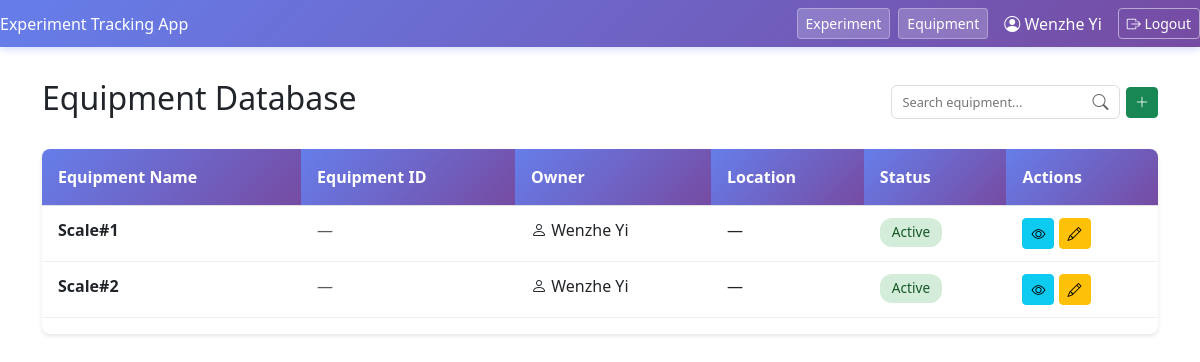
Before: /equipment/ (signed in) with the older database file.
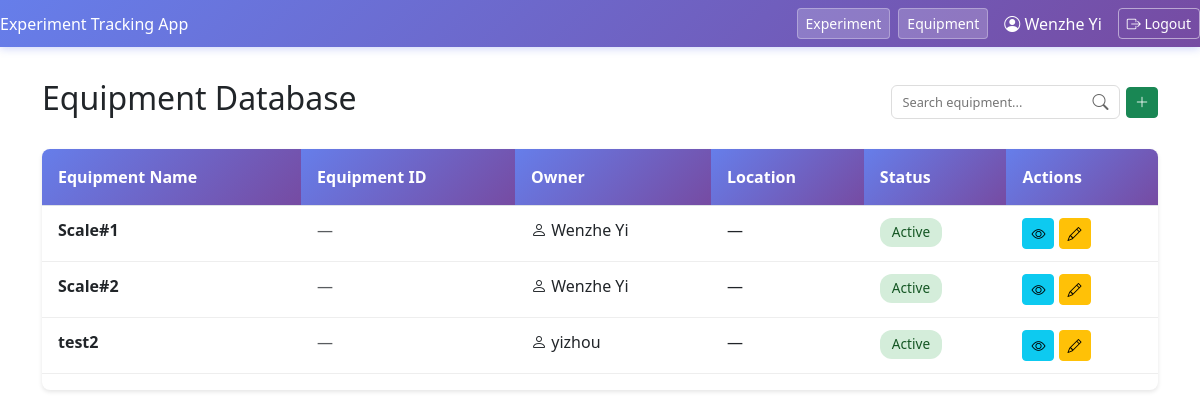
After: the same page with the newer database file.
### experiment_flow/models.py (models this page shows, shortened)
class Equipment(models.Model):
    equipment_id = models.CharField(max_length=30, unique=True, blank=True, null=True, help_text="Unique equipment ID or serial number")
    equipment_name = models.CharField(max_length=100, unique=True, help_text="Name of the equipment")
    description = models.TextField(blank=True, null=True, help_text="Detailed description of the equipment")
    owner = models.ForeignKey(User, on_delete=models.SET_NULL, null=True, blank=True, related_name='equipment', help_text="Equipment owner/responsible person")
    location = models.CharField(max_length=200, blank=True, null=True, help_text="Current location (e.g., Lab 101, Room A)")
    size = models.CharField(max_length=100, blank=True, null=True, help_text="Physical dimensions (e.g., 60cm x 80cm x 120cm)")
    power_requirement = models.CharField(max_length=100, blank=True, null=True, help_text="Power requirement (e.g., 5kW, 3-phase)")
    voltage = models.CharField(max_length=50, blank=True, null=True, help_text="Voltage requirement (e.g., 220V, 380V)")
    current = models.CharField(max_length=50, blank=True, null=True, help_text="Current requirement (e.g., 15A, 20A)")
    water_requirement = models.CharField(max_length=200, blank=True, null=True, help_text="Water requirement (e.g., DI water, 5L/min)")
    gas_input = models.CharField(max_length=200, blank=True, null=True, help_text="Gas input requirements (e.g., N2, Ar, 2 SLM)")
    exhaust_requirement = models.CharField(max_length=200, blank=True, null=True, help_text="Exhaust requirements (e.g., Acid exhaust, 500 CFM)")
    created_on = models.DateTimeField(auto_now_add=True)
    updated_on = models.DateTimeField(auto_now=True)
    is_active = models.BooleanField(default=True, help_text="Whether the equipment is currently active/available")
    class Meta:
        ordering = ['equipment_name']
        verbose_name = "Equipment"
        verbose_name_plural = "Equipment"

### experiment_flow/views.py (the view, shortened to what this page needs)
# urls.py: path('equipment/', views.equipment_list, name='equipment_list'),
@login_required
def equipment_list(request):
    search_query = request.GET.get('search', '')
    equipment_list = Equipment.objects.all().select_related('owner').order_by('equipment_name')
    page_number = request.GET.get('page', 1)
    paginator = Paginator(equipment_list, 20)  # 20 equipment per page
    page_obj = paginator.get_page(page_number)
    return render(request, 'experiment_flow/equipment_list.html', {
        'equipment_list': page_obj,
        'page_obj': page_obj,
        'search_query': search_query
    })

### experiment_flow/templates/experiment_flow/equipment_list.html (shortened to what this page needs)
{% extends "experiment_flow/base_no_sidebar.html" %}
{% load static %}
{% block content %}
<div class="content-container">
    <div class="header-section">
        <h2>Equipment Database</h2>
        <div class="search-bar">
            <div class="search-container">
                <div class="search-wrapper">
                    <form method="get" action="" id="searchForm">
                        <input
                            type="text"
                            name="search"
                            class="search-input"
                            placeholder="Search equipment..."
                            value="{{ search_query|default:'' }}"
                            id="searchInput">
                    </form>
                </div>
                <a href="{% url 'add_equipment' %}"
                        class="btn btn-success btn-sm"
                        title="Add Equipment"
                        style="flex-shrink: 0;">
                    <i class="bi bi-plus-lg"></i>
                </a>
            </div>
        </div>
    </div>
    <div class="equipment-table">
        <table class="table">
            <thead>
                <tr>
                    <th>Equipment Name</th>
                    <th>Equipment ID</th>
                    <th>Owner</th>
                    <th>Location</th>
                    <th>Status</th>
                    <th>Actions</th>
                </tr>
            </thead>
            <tbody>
                {% for equipment in equipment_list %}
                <tr>
                    <td>
                        <strong>{{ equipment.equipment_name }}</strong>
                    </td>
                    <td>
                        {% if equipment.equipment_id %}
                            <code>{{ equipment.equipment_id }}</code>
                        {% else %}
                            <span class="text-muted">—</span>
                        {% endif %}
                    </td>
                    <td>
                        {% if equipment.owner %}
                            <i class="bi bi-person"></i>
                            {% if equipment.owner.first_name and equipment.owner.last_name %}
                                {{ equipment.owner.first_name }} {{ equipment.owner.last_name }}
                            {% else %}
                                {{ equipment.owner.username }}
                            {% endif %}
                        {% else %}
                            <span class="text-muted">Not assigned</span>
                        {% endif %}
                    </td>
                    <td>{{ equipment.location|default:"—" }}</td>
                    <td>
                        {% if equipment.is_active %}
                            <span class="status-badge status-active">Active</span>
                        {% else %}
                            <span class="status-badge status-inactive">Inactive</span>
                        {% endif %}
                    </td>
                    <td>
                        <a href="{% url 'equipment_detail' equipment.id %}" class="btn btn-sm btn-info" title="View Details">
                            <i class="bi bi-eye"></i>
                        </a>
                        <a href="{% url 'edit_equipment' equipment.id %}" class="btn btn-sm btn-warning" title="Edit">
                            <i class="bi bi-pencil"></i>
                        </a>
                    </td>
                </tr>
                {% empty %}
                <tr>
                    <td colspan="6" class="text-center text-muted">No equipment found</td>
                </tr>
                {% endfor %}
            </tbody>
        </table>
    </div>
</div>
{% endblock %}

Changed rows visible on the page:
added Equipment: equipment_name "test2", owner.username "yizhou", location "—", is_active "Active"
